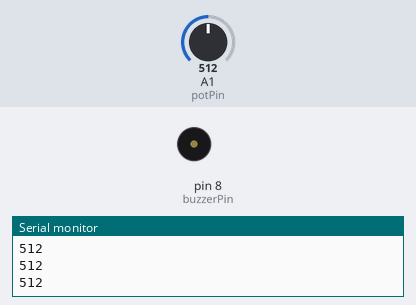
The sketch below on a simulated Arduino Uno, built with avr-gcc and run on an emulated ATmega328P. On the bench: buzzer (waves = sounding, pin HIGH), the last lines printed to the serial monitor. Inputs (shaded band) come from the test bench; at power-on: A1 (potPin) = 512.

Above: at 1.2 s.
1.3 s: A1 (potPin) set to 988
2.8 s: A1 (potPin) set to 1016
At 3.9 s:
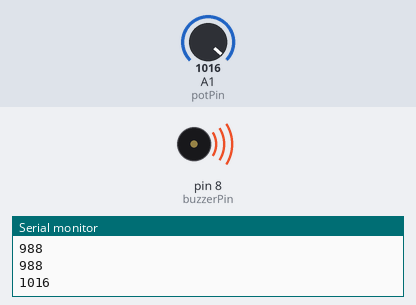
4.3 s: A1 (potPin) set to 990
At 4.7 s:
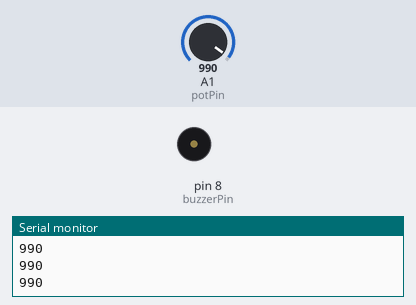
5.8 s: A1 (potPin) set to 1010
At 6.2 s:
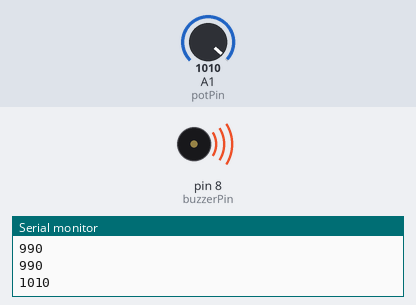
Timing chart, 0 to 8.3 s (numbered marks = the images above; inputs shaded):
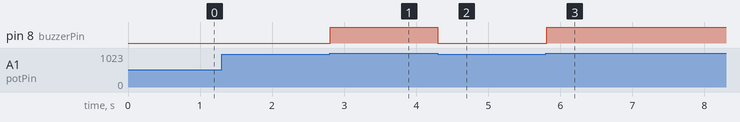

Measured:
- the behaviour switches between 999 and 1000 on A1 (potPin) (found by bisection; images 0 and 1)
- after the input at 2.8 s, pin 8 (buzzerPin): LOW → HIGH at once
- after the input at 4.3 s, pin 8 (buzzerPin): HIGH → LOW at once
- after the input at 5.8 s, pin 8 (buzzerPin): LOW → HIGH at once

The sketch:

HW22_-_Pot_Buzzer.ino
```cpp
int potPin = A1;
int potVal;
int buzzerPin = 8;

void setup() {
  // put your setup code here, to run once:

  Serial.begin(9600);
  pinMode(buzzerPin, OUTPUT);
  pinMode(potPin, INPUT);

}

void loop() {
  // put your main code here, to run repeatedly:
  potVal = analogRead(potPin);
  Serial.println(potVal);
  while( potVal >= 1000) {
     digitalWrite(buzzerPin, HIGH);
      potVal = analogRead(potPin);
  }
    digitalWrite(buzzerPin, LOW);

}
```
